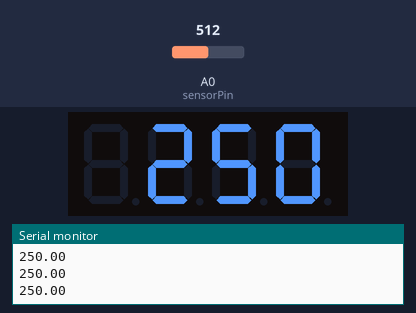
A sketch run on a simulated Arduino Uno, built with avr-gcc and run on an emulated ATmega328P. Parts: 4-digit seven-segment display, the last lines printed to the serial monitor. The inputs (shaded band) are chosen by the test bench; at power-on: A0 (sensorPin) = 512.

Above: at 1.2 s.
1.3 s: A0 (sensorPin) set to 716
At 2.2 s:
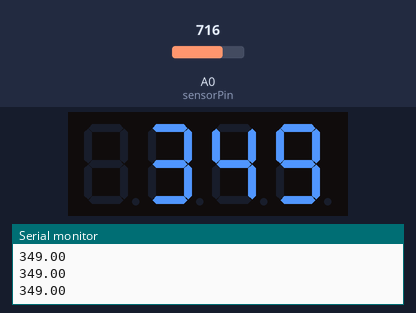
2.8 s: A0 (sensorPin) set to 900
At 3.3 s:
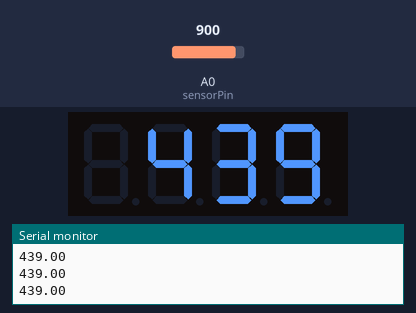
4.3 s: A0 (sensorPin) set to 1023
At 5.7 s:
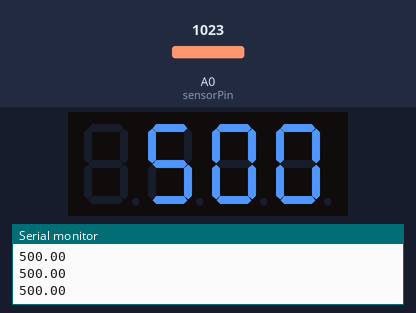
Timing chart, 0 to 7.3 s (numbered marks = the images above; inputs shaded):
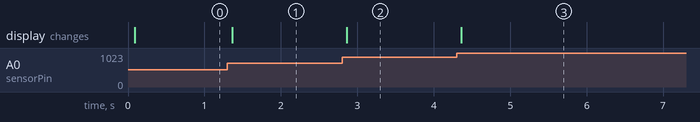

Measured:
- after the input at 1.3 s, the display: first changes after 0.06 s (image 1 shows a later state)
- after the input at 2.8 s, the display: first changes after 0.06 s (image 2 shows a later state)
- after the input at 4.3 s, the display: first changes after 0.06 s (image 3 shows a later state)

The sketch:

Contador4SegsPot.ino
```cpp
//contador display 4 segs
#include <Arduino_FreeRTOS.h>
#include "TM1637.h"  //Grove_4Digital_Display-master

#define CLK 2//pins definitions for TM1637 and can be changed to other ports
#define DIO 3
int sensorPin = A0;
TM1637 tm1637(CLK,DIO); //crear objeto tm1637

// define tasks for TaskCounter
void TaskCounter( void *pvParameters );
```

TaskCounter.ino
```cpp
//===================================================
//================== TaskCounter =======================

void TaskCounter(void *pvParameters)  // This is a task.
{
  (void) pvParameters;
  //-----------para hacer que una tarea sea periodica ----------------------------------------
    TickType_t xPreviousWakeTime;
    xPreviousWakeTime=xTaskGetTickCount(); //Ultima vez que la tarea paso del estado Blocked al estado Ready
                                           //se hace igual al numero de ticks actuales
  //------------------------------------------------------------------------------------------

  /*
    TaskCounter: contador de 0 a 255;
  */

  bool Fsm_isActive=false;
  int count;           //variable contadora
  int prom;
  int sensorValue;
  float val;


  enum state_type{s0,s1};
   state_type state;

  for (;;) // A Task shall never return or exit.
  {
    if (Fsm_isActive==false){
      Fsm_isActive=true;  //activar la FSM
      count=0;
      prom=0;
    }else{
      switch(state){
        case s0:
         sensorValue = analogRead(sensorPin);
         val = map(sensorValue, 0, 1023, 0, 500);
         prom+=val;
         count++;
         if(count==4){
          state=s1;
          count=0;
         }
        break;
        case s1:
          prom/=5;
          tm1637.displayNum(val);
          tm1637.point(POINT_ON);
          Serial.println(val);
          state=s0;
          prom=0;
        break;
      }

    }//end if
    vTaskDelayUntil(&xPreviousWakeTime,20/portTICK_PERIOD_MS ); //tarea periodica: periodo 200 ms
  }//end for
}//end task
//===========================================================
```

loop.ino
```cpp
void loop()
{
  // Empty. Things are done in Tasks.
}
```

setup.ino
```cpp
// the setup function runs once when you press reset or power the board
void setup() {

  //init 4 segs display
  tm1637.init();
  tm1637.set(/*BRIGHT_TYPICAL*/0);//BRIGHT_TYPICAL = 2,BRIGHT_DARKEST = 0,BRIGHTEST = 7;

  // initialize serial communication at 9600 bits per second:
  Serial.begin(9600);
  while (!Serial) {
    ; // wait for serial port to connect
  }
  Serial.flush();

  // Now set up task
  xTaskCreate(
    TaskCounter
    ,  (const portCHAR *)"Counter"   // A descriptive name for the task. Not used by FreeRTOS in any way.
    ,  128  // Stack size (128x2=256 bytes)
    ,  NULL
    ,  1  // Priority, with 3 being the highest, and 0 being the lowest.
    ,  NULL );

  // Now the task scheduler, which takes over control of scheduling individual tasks, is automatically started.
}
```
